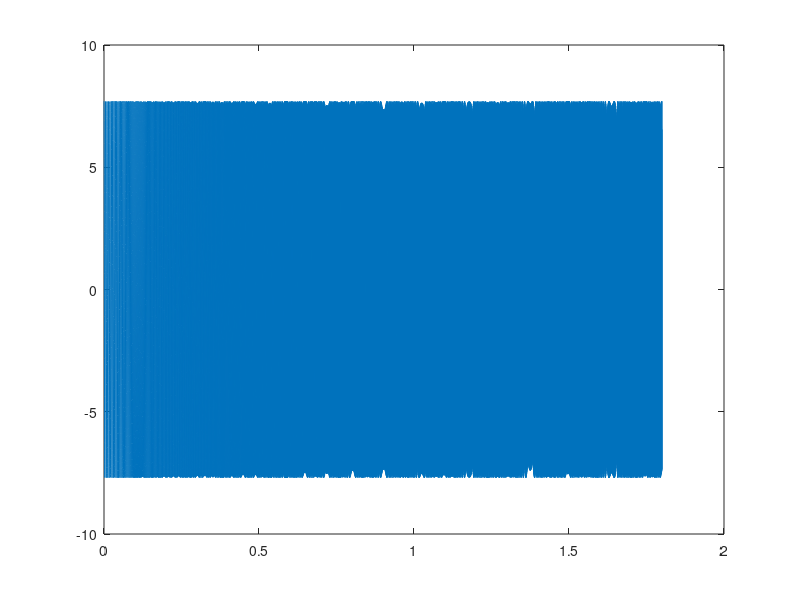

The MATLAB source for this figure:
fsamp = 11025;
dt = 1/fsamp;
dur = 1.8;
tt = 0 : dt : dur;
psi = 2*pi*(100 + 200*tt + 500*tt.*tt);
xx = real( 7.7*exp(j*psi) );
plot(tt, xx);
soundsc( xx, fsamp );

%calculating the number of samples
%(a)total duration is defined as dur
nos = dur/dt;
disp(length(tt));
disp(nos);

% (b)from the above the tn is 
n = 0: 1: 8;
tn = dt * n;
disp(tn);